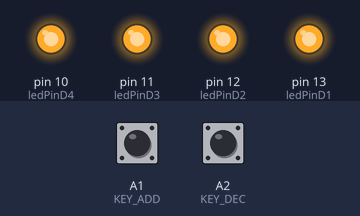
Bench run of a sketch on a simulated Arduino Uno, built with avr-gcc and run on an emulated ATmega328P. Shown: output pins drawn as LEDs (lit = HIGH). The test bench sets the inputs (shaded band); at power-on: A1 (KEY_ADD) HIGH, A2 (KEY_DEC) HIGH.

Above: at 1.2 s.
1.3 s: A1 (KEY_ADD) pulled LOW for 0.15 s
At 1.6 s:
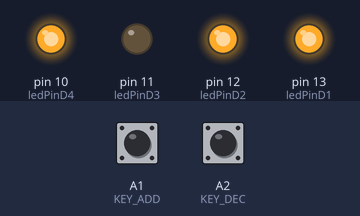
2.9 s: A2 (KEY_DEC) pulled LOW for 0.15 s
At 4.0 s:
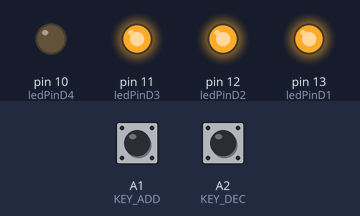
4.5 s: A2 (KEY_DEC) pulled LOW for 1 s
At 5.2 s:
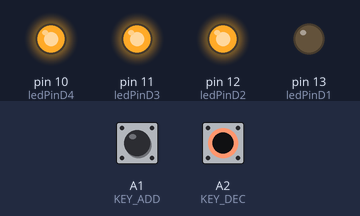
7.0 s: A2 (KEY_DEC) pulled LOW for 0.15 s
At 8.2 s:
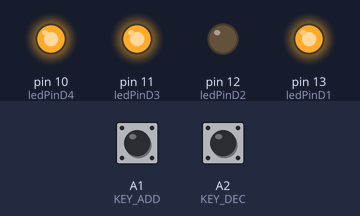
8.6 s: A2 (KEY_DEC) pulled LOW for 3.2 s
At 9.5 s:
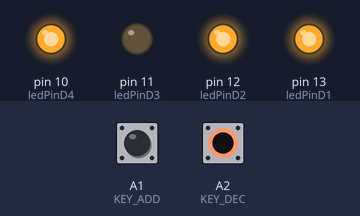
13.3 s: A1 (KEY_ADD) pulled LOW for 1 s
At 14.3 s:
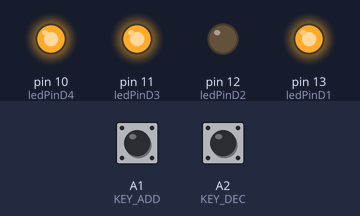
Timing chart, 0 to 16.3 s (numbered marks = the images above; inputs shaded):
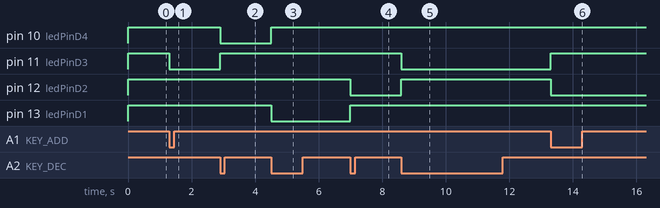

Measured:
- after the input at 1.3 s, pin 11 (ledPinD3): HIGH → LOW at once
- after the input at 2.9 s, pin 10 (ledPinD4): HIGH → LOW at once; pin 11 (ledPinD3): LOW → HIGH at once
- after the input at 4.5 s, pin 10 (ledPinD4): LOW → HIGH at once; pin 13 (ledPinD1): HIGH → LOW at once
- after the input at 7.0 s, pin 12 (ledPinD2): HIGH → LOW at once; pin 13 (ledPinD1): LOW → HIGH at once
- after the input at 8.6 s, pin 11 (ledPinD3): HIGH → LOW at once; pin 12 (ledPinD2): LOW → HIGH at once
- after the input at 13.3 s, pin 11 (ledPinD3): LOW → HIGH at once; pin 12 (ledPinD2): HIGH → LOW at once

The sketch:

LED_Cycle.ino
```cpp
char ledPinD1 = 13;
char ledPinD2 = 12;
char ledPinD3 = 11;
char ledPinD4 = 10;

int KEY_ADD = A1;
int KEY_DEC = A2;

int Flag_up = 1;
int Flag_up1 = 1;

int Count =  800;

void setup()
{
	Serial.begin(9600);

	pinMode(ledPinD4, OUTPUT);
	pinMode(ledPinD3, OUTPUT);
	pinMode(ledPinD2, OUTPUT);
	pinMode(ledPinD1, OUTPUT);

	digitalWrite(ledPinD4, HIGH);
	digitalWrite(ledPinD3, HIGH);
	digitalWrite(ledPinD2, HIGH);
	digitalWrite(ledPinD1, HIGH);
}

void loop()
{
	if( ScanKeyUp() == 1)
	{
		switch(abs(Count%4))
		{
			case 0:
				digitalWrite(ledPinD4, HIGH);
				digitalWrite(ledPinD3, HIGH);
				digitalWrite(ledPinD2, HIGH);
				digitalWrite(ledPinD1, LOW);
				break;
			case 1:
				digitalWrite(ledPinD4, HIGH);
				digitalWrite(ledPinD3, HIGH);
				digitalWrite(ledPinD2, LOW);
				digitalWrite(ledPinD1, HIGH);
				break;
			case 2:
				digitalWrite(ledPinD4, HIGH);
				digitalWrite(ledPinD3, LOW);
				digitalWrite(ledPinD2, HIGH);
				digitalWrite(ledPinD1, HIGH);
				break;
			case 3:
				digitalWrite(ledPinD4, LOW);
				digitalWrite(ledPinD3, HIGH);
				digitalWrite(ledPinD2, HIGH);
				digitalWrite(ledPinD1, HIGH);
				break;
		}
		Count++;
	}

	if( ScanKeyDown() == 1)
	{
		Count--;

		switch(abs(Count%4))
		{
			case 0:
				digitalWrite(ledPinD4, LOW);
				digitalWrite(ledPinD3, HIGH);
				digitalWrite(ledPinD2, HIGH);
				digitalWrite(ledPinD1, HIGH);
				break;
			case 1:
				digitalWrite(ledPinD4, HIGH);
				digitalWrite(ledPinD3, HIGH);
				digitalWrite(ledPinD2, HIGH);
				digitalWrite(ledPinD1, LOW);
				break;
			case 2:
				digitalWrite(ledPinD4, HIGH);
				digitalWrite(ledPinD3, HIGH);
				digitalWrite(ledPinD2, LOW);
				digitalWrite(ledPinD1, HIGH);
				break;
			case 3:
				digitalWrite(ledPinD4, HIGH);
				digitalWrite(ledPinD3, LOW);
				digitalWrite(ledPinD2, HIGH);
				digitalWrite(ledPinD1, HIGH);
				break;
		}
	}
}


unsigned char ScanKeyDown()
{
	if(Flag_up && digitalRead(KEY_ADD) == LOW)
	{
		Flag_up = 0;

		if(digitalRead(KEY_ADD) == LOW)
		{
		  return 1;
		}
	}

	if(digitalRead(KEY_ADD) == HIGH)
	{
		Flag_up = 1;
	}

	return 0;
}

unsigned char ScanKeyUp()
{
	if(Flag_up1 && digitalRead(KEY_DEC) == LOW)
	{
		Flag_up1 = 0;

		if(digitalRead(KEY_DEC) == LOW)
		{
		  return 1;
		}
	}

	if(digitalRead(KEY_DEC) == HIGH)
	{
		Flag_up1 = 1;
	}

	return 0;
}
```
